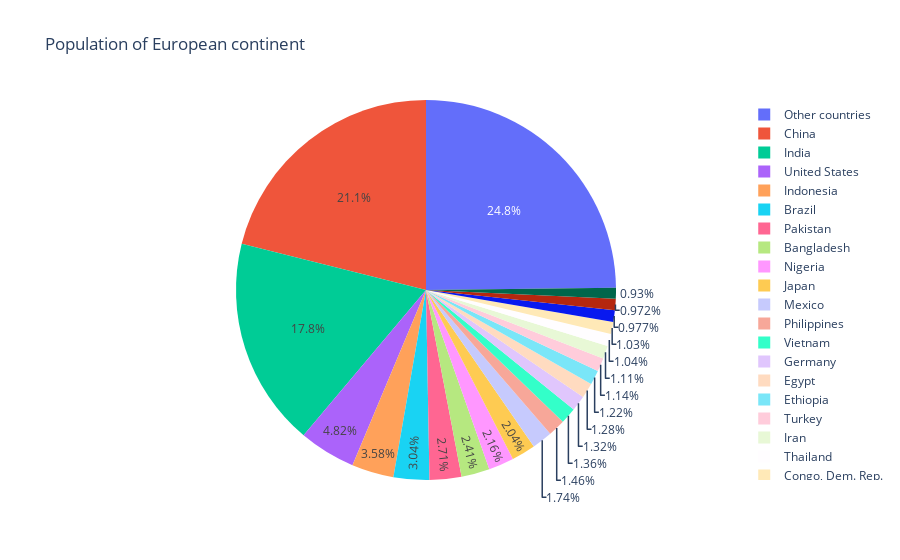

The cell this chart's notebook holds for it:
### Code cell
df = px.data.gapminder().query("year==2007")
# .query("continent=='Europe'")
df.loc[df['pop']<50.e6,'country'] = 'Other countries'
fig = px.pie(df,values='pop',names='country',title='Population of European continent')
fig.show()

### Figure 1 — Plotly figure (JSON) as saved in the notebook; plotly's stock layout.template omitted (floating-point values rounded to 4 significant figures; data arrays with more than 128 entries replaced by an {"elided": "..."} marker saying what was removed)
{"data": [{"domain": {"x": [0, 1], "y": [0, 1]}, "hovertemplate": "country=%{label}<br>pop=%{value}<extra></extra>", "labels": {"elided": "142 str values"}, "legendgroup": "", "name": "", "showlegend": true, "type": "pie", "values": {"elided": "142 int values"}}], "layout": {"legend": {"tracegroupgap": 0}, "title": {"text": "Population of European continent"}}}
